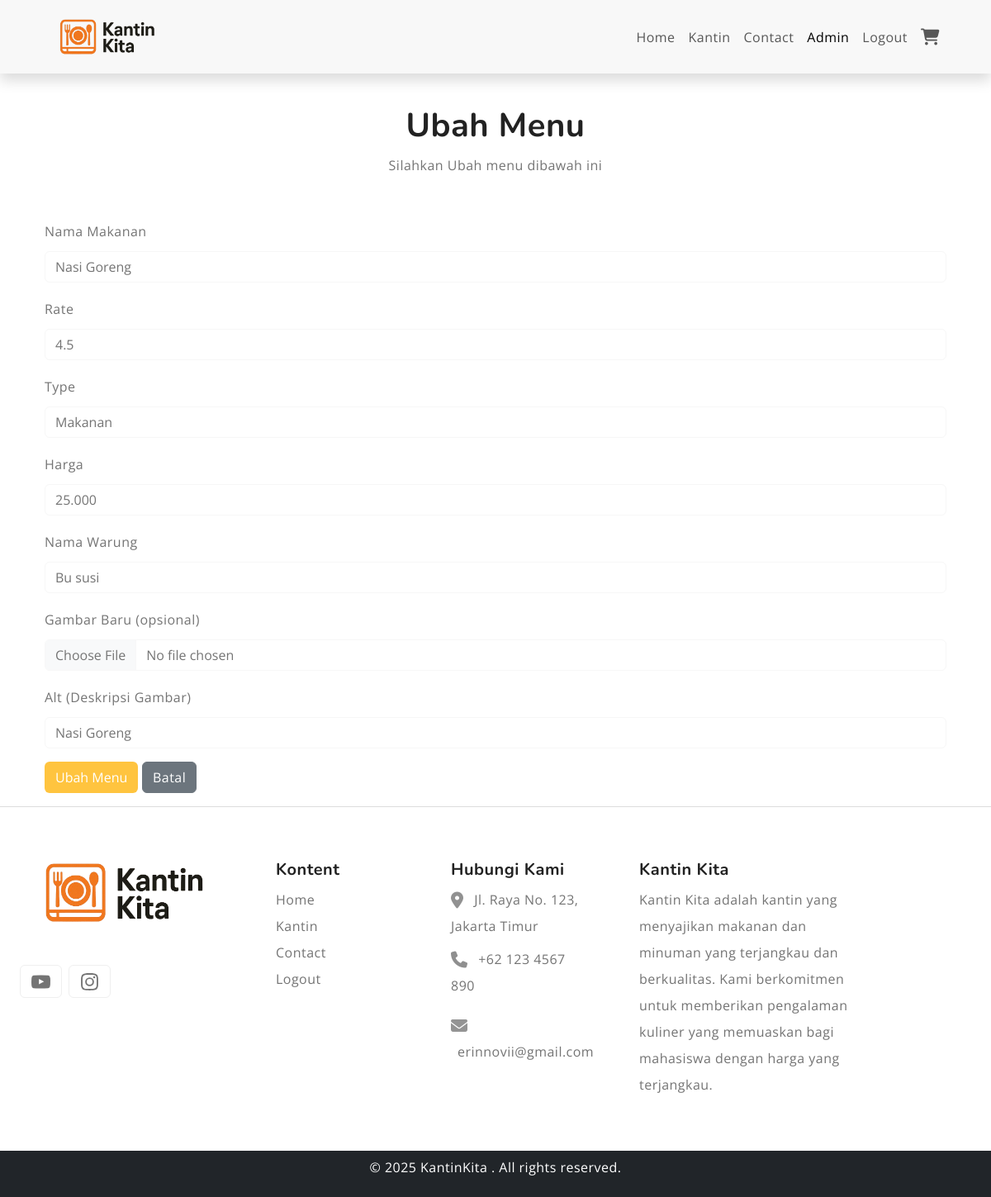
/ubah_menu.php?id=2 (signed in), run on the app's committed database.
### tables this page shows
CREATE TABLE `menu`  (
  `no` int NOT NULL AUTO_INCREMENT,
  `nama_makanan` varchar(255) NULL DEFAULT NULL,
  `rate` decimal(3, 1) NULL DEFAULT NULL,
  `price` decimal(10, 3) NULL DEFAULT NULL,
  `type` varchar(255) NULL DEFAULT NULL,
  `nama_warung` varchar(255) NULL DEFAULT NULL,
  `img` varchar(255) NULL DEFAULT NULL,
  `alt_makanan` varchar(255) NULL DEFAULT NULL,
  PRIMARY KEY (`no`) USING BTREE,
  INDEX `nama_warung`(`nama_warung` ASC) USING BTREE,
  CONSTRAINT `nama_warung` FOREIGN KEY (`nama_warung`) REFERENCES `kantin` (`nama_warung`) ON DELETE RESTRICT ON UPDATE RESTRICT
);

CREATE TABLE `kantin`  (
  `no` int NOT NULL AUTO_INCREMENT,
  `nama_warung` varchar(255) NULL DEFAULT NULL,
  `date` date NULL DEFAULT NULL,
  `deskripsi` varchar(1000) NULL DEFAULT NULL,
  `img` varchar(255) NULL DEFAULT NULL,
  `alt` varchar(255) NULL DEFAULT NULL,
  PRIMARY KEY (`no`) USING BTREE,
  INDEX `nama_warung`(`nama_warung` ASC) USING BTREE
);

### function.php (called while the page is built, shortened)
<?php
$conn = mysqli_connect("localhost", "tommy", "1802005", "uas_weblanjut");
function query($query)
{
   global $conn;
   $result = mysqli_query($conn, $query);
   $rows = [];
   while ($row = mysqli_fetch_assoc($result)) {
      $rows[] = $row;
   }
   return $rows;
}

### ubah_menu.php (the view, shortened to what this page needs)
<?php
require 'function.php';
$id = intval($_GET['id']);
$menu = query("SELECT * FROM menu WHERE no = $id")[0];
$nama_warung = query("SELECT nama_warung FROM kantin");
?>
<!DOCTYPE html>
<html lang="en">
<head>
    <link rel="stylesheet" href="https://cdn.jsdelivr.net/npm/swiper@9/swiper-bundle.min.css">
    <link href="https://cdn.jsdelivr.net/npm/bootstrap@5.3.0-alpha3/dist/css/bootstrap.min.css" rel="stylesheet">
    <link rel="stylesheet" type="text/css" href="css/vendor.css">
    <link rel="stylesheet" type="text/css" href="style.css">
</head>
<body>
    <header>
        <nav class="navbar fixed-top navbar-expand-lg shadow navbar-light bg-light py-3 mb-5">
            <div class="container">
                <a class="navbar-brand" href="index.php">
                    <img src="images/ChatGPT_Image_27_Jun_2025__10.15.31-removebg-preview.png" alt="" width="150" class="img-fluid">
                </a>
                <div class="link collapse navbar-collapse" id="navbarNav">
                    <ul class="navbar-nav ms-auto fs-6">
                        <li class="nav-item">
                            <a class="nav-link" aria-current="page" href="index.php">Home</a>
                        </li>
                        <li class="nav-item">
                            <a class="nav-link" href="kantin.php">Kantin</a>
                        </li>
                        <li class="nav-item">
                            <a class="nav-link" href="Contact.php">Contact</a>
                        </li>
                        <?php if ($_SESSION['username'] == 'superadmin') : ?>
                            <li class="nav-item">
                                <a class="nav-link active" href="admin.php">Admin</a>
                            </li>
                        <?php endif; ?>
                        <li class="nav-item">
                            <a class="nav-link" href="logout.php" onclick="return confirm('Yakin ingin keluar?');">Logout</a>
                        </li>
                        <li class="nav-item">
                            <a class="nav-link" href="cart.php">
                                <i class="fa-solid fa-cart-shopping fa-lg"></i>
                            </a>
                        </li>
                    </ul>
                </div>
            </div>
        </nav>
    </header>
    <br>
    <br>
    <br>
    <br>
    <div class="header">
        <div class="container">
            <h1 class="text-center">Ubah Menu</h1>
            <p class="text-center">Silahkan Ubah menu dibawah ini</p>
        </div>
    </div>
    <div class="tambah_menu">
        <div class="container mt-5">
            <form method="post" enctype="multipart/form-data">
                <div class="mb-3">
                    <label for="nama_makanan" class="form-label">Nama Makanan</label>
                    <input type="text" class="form-control" id="nama_makanan" name="nama_makanan" value="<?= $menu['nama_makanan']; ?>" required>
                </div>
                <div class="mb-3">
                    <label for="rate" class="form-label">Rate</label>
                    <input type="text" class="form-control" id="rate" name="rate" value="<?= $menu['rate']; ?>" required>
                </div>
                <div class="mb-3">
                    <label for="type" class="form-label">Type</label>
                    <select class="form-control" id="type" name="type" required>
                        <option value="makanan" <?= $menu['type'] === 'makanan' ? 'selected' : ''; ?>>Makanan</option>
                    </select>
                </div>
                <div class="mb-3">
                    <label for="price" class="form-label">Harga</label>
                    <input type="text" class="form-control" id="price" name="price" value="<?= $menu['price']; ?>" required>
                </div>
                <div class="mb-3">
                    <label for="nama_warung" class="form-label">Nama Warung</label>
                    <select class="form-control" id="nama_warung" name="nama_warung" required>
                        <?php foreach ($nama_warung as $nw): ?>
                            <option value="<?= $nw['nama_warung']; ?>" <?= $menu['nama_warung'] === $nw['nama_warung'] ? 'selected' : ''; ?>>
                                <?= $nw['nama_warung']; ?>
                            </option>
                        <?php endforeach; ?>
                    </select>
                </div>
                <div class="mb-3">
                    <label for="img" class="form-label">Gambar Baru (opsional)</label>
                    <input type="file" class="form-control" id="img" name="img">
                </div>
                <div class="mb-3">
                    <label for="alt_makanan" class="form-label">Alt (Deskripsi Gambar)</label>
                    <input type="text" class="form-control" id="alt_makanan" name="alt_makanan" value="<?= $menu['alt_makanan']; ?>" required>
                </div>
                <button type="submit" name="submit" class="btn btn-primary">Ubah Menu</button>
                <a href="admin.php" class="btn btn-secondary">Batal</a>
            </form>
        </div>
    </div>
    <hr>
    <footer class="py-5">
        <div class="container-fluid">
            <div class="row">
                <div class="col-lg-3 col-md-6 col-sm-6">
                    <div class="footer-menu">
                        <img src="images/ChatGPT_Image_27_Jun_2025__10.15.31-removebg-preview.png" alt="logo" width="250" class="m-0">
                        <div class="social-links mt-5">
                            <ul class="d-flex list-unstyled gap-2 text-center">
                                <li>
                                    <a href="#" class="btn btn-outline-light">
                                    </a>
                                </li>
                                <li>
                                    <a href="#" class="btn btn-outline-light">
                                    </a>
                                </li>
                            </ul>
                        </div>
                    </div>
                </div>
                <div class="col-md-2 col-sm-6 mx-3">
                    <div class="footer-menu">
                        <h5 class="widget-title">Kontent</h5>
                        <ul class="menu-list list-unstyled">
                            <li class="menu-item">
                                <a href="index.php" class="nav-link">Home</a>
                            </li>
                            <li class="menu-item">
                                <a href="kantin.php" class="nav-link">Kantin </a>
                            </li>
                            <li class="menu-item">
                                <a href="contact.php" class="nav-link">Contact</a>
                            </li>
                            <li class="menu-item">
                                <a href="logout.php" class="nav-link">Logout</a>
                            </li>
                        </ul>
                    </div>
                </div>
                <div class="col-md-2 col-sm-6 me-3">
                    <div class="footer-menu">
                        <h5 class="widget-title">Hubungi Kami</h5>
                        <ul class="menu-list list-unstyled">
                            <li class="location mb-2">
                                <i class="fa-solid fa-location-dot fa-lg" style="color: #919191;"></i>
                                <span class="ms-2">Jl. Raya No. 123, Jakarta Timur</span>
                            </li>
                            <li class="contact mb-3">
                                <i class="fa-solid fa-phone fa-lg" style="color: #8f8f8f;"></i>
                                <span class="ms-2">+62 123 4567 890</span>
                            </li>
                            <li class="email mb-3">
                                <i class="fa-solid fa-envelope fa-lg" style="color: #949494;"></i>
                                <span class="ms-2">erinnovii@gmail.com</span>
                            </li>
                        </ul>
                    </div>
                </div>
                <div class="col-md-3 col-sm-6 ms-3">
                    <div class="footer-menu">
                        <h5 class="widget-title">Kantin Kita</h5>
                        <ul class="menu-list list-unstyled">
                            <li class="description mb-3">
                                <p>
                                    Kantin Kita adalah kantin yang menyajikan makanan dan minuman yang terjangkau dan berkualitas.
                                    Kami berkomitmen untuk memberikan pengalaman kuliner yang memuaskan bagi mahasiswa dengan harga yang terjangkau.
                                </p>
                            </li>
                        </ul>
                    </div>
                </div>
            </div>
        </div>
    </footer>
    <div class="luar bg-dark text-white">
        <div class="container text-center d-flex justify-content-center align-items-center py-1">
            <div class="col-md-6 copyright text-center">
                <p>© 2025 KantinKita . All rights reserved.</p>
            </div>
        </div>
    </div>
</body>
</html>

### style.css (style rules this page uses)
:root { --header-height : 160px; --header-height-min : 80px; }
:root { --accent-color : #FFC43F; --dark-color : #222222; --light-dark-color : #727272; --light-color : #fff; --grey-color : #dbdbdb; --light-grey-color : #fafafa; --primary-color : #6995B1; --light-primary-color : #eef1f3; }
:root { --body-font : "Open Sans", sans-serif; --heading-font : "Nunito", sans-serif; }
body { --bs-link-color: #333; --bs-link-hover-color:#333; --bs-link-color-rgb: 40,40,40; --bs-link-hover-color-rgb: 0,0,0; --bs-light-rgb: 248, 248, 248; --bs-font-sans-serif: "Open Sans", sans-serif; --bs-body-font-family: var(--bs-font-sans-serif); --bs-body-font-size: 1rem; --bs-body-font-weight: 400; --bs-body-line-height: 2; --bs-body-color: #747474; --bs-primary: #FFC43F; --bs-primary-rgb: 255, 196, 63; --bs-success: #a3be4c; --bs-success-rgb: 163, 190, 76; --bs-primary-bg-subtle: #FFF9EB; --bs-success-bg-subtle: #eef5e5; --bs-border-color: #F7F7F7; --bs-secondary-rgb: 230, 243, 251; --bs-danger-rgb: 249, 235, 231; --bs-warning-rgb: 255, 249, 235; --bs-info-rgb: 230, 243, 250; }
.btn-primary { --bs-btn-color: #fff; --bs-btn-bg: #ffc43f; --bs-btn-border-color: transparent; --bs-btn-hover-color: #fff; --bs-btn-hover-bg: #f7a422; --bs-btn-hover-border-color: transparent; --bs-btn-focus-shadow-rgb: 49,132,253; --bs-btn-active-color: #fff; --bs-btn-active-bg: #ffc43f; --bs-btn-active-border-color: transparent; --bs-btn-active-shadow: inset 0 3px 5px rgba(0, 0, 0, 0.125); --bs-btn-disabled-color: #fff; --bs-btn-disabled-bg: #d3d7dd; --bs-btn-disabled-border-color: transparent; }
.btn-outline-light { --bs-btn-color: #747474; --bs-btn-border-color: #EFEFEF; --bs-btn-hover-color: #000; --bs-btn-hover-bg: #EFEFEF; --bs-btn-hover-border-color: #EFEFEF; --bs-btn-focus-shadow-rgb: 248,249,250; --bs-btn-active-color: #000; --bs-btn-active-bg: #EFEFEF; --bs-btn-active-border-color: #EFEFEF; --bs-btn-active-shadow: inset 0 3px 5px rgba(0, 0, 0, 0.125); --bs-btn-disabled-color: #EFEFEF; --bs-btn-disabled-bg: transparent; --bs-btn-disabled-border-color: #EFEFEF; --bs-gradient: none; }
body { letter-spacing: 0.03em; }
h1,h2,h3,h4,h5,h6 { font-family: var(--heading-font); color: var(--dark-color); font-weight: 700; }
.container, .container-fluid, .container-lg, .container-md, .container-sm, .container-xl, .container-xxl { --bs-gutter-x: 3rem; }
.container-fluid { max-width: 1600px; }

### data on the page
menu: nama_makanan "Nasi Goreng", rate "4.5", type "Makanan", price "25.000", nama_warung "Bu susi", alt_makanan "Nasi Goreng"
